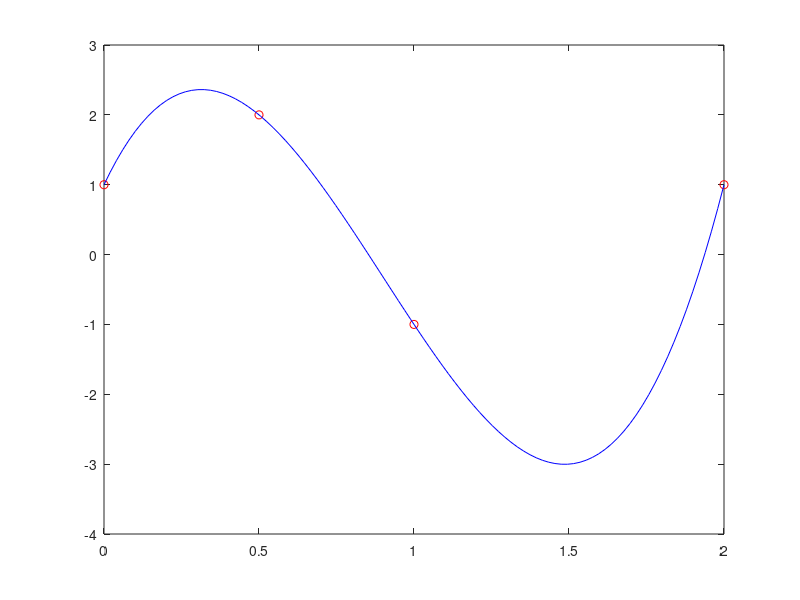

MATLAB code to generate this figure:
%INTERPOLARE 4 DATI (X,Y);
x=[ 0 1 2 1/2];
y=[ 1 -1 1 2]; 
c=polyfit(x,y,length(x)-1);
z=linspace(min(x),max(x));
p=polyval(c,z);
plot(x,y,'ro',z,p,'b');
